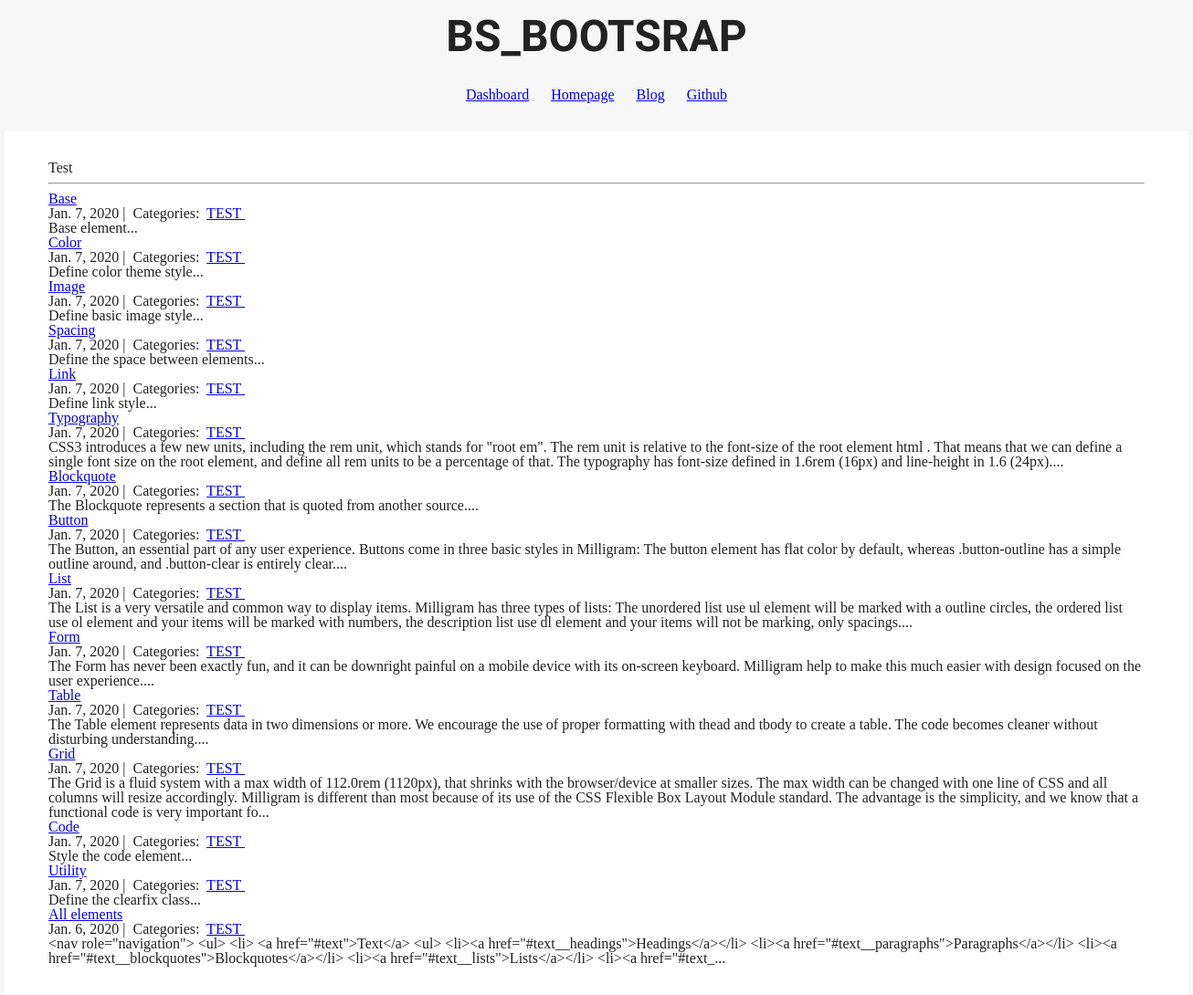
The page /rules/TEST/ on the database its author committed.
### boot_rules/models.py (models this page shows, shortened)
class Category(models.Model):
    name = models.CharField(max_length=20)

class Post(models.Model):
    title = models.CharField(max_length=255)
    body = models.TextField()
    elements = models.TextField(default="")
    scss = models.TextField(default="")
    created_on = models.DateTimeField(auto_now_add=True)
    last_modified = models.DateTimeField(auto_now=True)
    categories = models.ManyToManyField('Category', related_name='posts')

### boot_rules/views.py (the view)
# urls.py: path("<category>/", views.boot_rules_category, name="boot_rules_category"),
def boot_rules_category(request, category):
    posts = Post.objects.filter(
        categories__name__contains=category
    ).order_by(
        '-created_on'
    )
    context = {
        "category": category,
        "posts": posts
    }
    return render(request, "boot_rules_category.html", context)

### boot_rules/templates/boot_rules_category.html
{% extends "head.html" %}
{% block page_content %}
<div class="col-md-8 offset-md-2">
    <h1>{{ category | title }}</h1>
    <hr>
    {% for post in posts %}
        <h2><a href="{% url 'boot_rules_detail' post.pk%}">{{ post.title }}</a></h2>
        <small>
            {{ post.created_on.date }} |&nbsp;
            Categories:&nbsp;
            {% for category in post.categories.all %}
            <a href="{% url 'boot_rules_category' category.name %}">
                {{ category.name }}
            </a>&nbsp;
            {% endfor %}
        </small>
        <p>{{ post.body | slice:":400" }}...</p>
    {% endfor %}
</div>
{% endblock %}

### rows shown on the page
Category: name "Test", name "TEST"
Post: title "Base", created_on "Jan. 7, 2020", body "Base element"
Post: title "Color", created_on "Jan. 7, 2020", body "Define color theme style"
Post: title "Image", created_on "Jan. 7, 2020", body "Define basic image style"
Post: title "Spacing", created_on "Jan. 7, 2020", body "Define the space between elements"
Post: title "Link", created_on "Jan. 7, 2020", body "Define link style"
Post: title "Typography", created_on "Jan. 7, 2020", body "CSS3 introduces a few new units, including the rem unit, which stands for \"root em\". The rem unit is relative to the font-size of the root element html . That means that we can define a single font size on the root element, and define all rem units to be a percentage of that. The typography has font-size defined in 1.6rem (16px) and line-height in 1.6 (24px)."
Post: title "Blockquote", created_on "Jan. 7, 2020", body "The Blockquote represents a section that is quoted from another source."
Post: title "Button", created_on "Jan. 7, 2020", body "The Button, an essential part of any user experience. Buttons come in three basic styles in Milligram: The button element has flat color by default, whereas .button-outline has a simple outline around, and .button-clear is entirely clear."
Post: title "List", created_on "Jan. 7, 2020", body "The List is a very versatile and common way to display items. Milligram has three types of lists: The unordered list use ul element will be marked with a outline circles, the ordered list use ol element and your items will be marked with numbers, the description list use dl element and your items will not be marking, only spacings."
Post: title "Form", created_on "Jan. 7, 2020", body "The Form has never been exactly fun, and it can be downright painful on a mobile device with its on-screen keyboard. Milligram help to make this much easier with design focused on the user experience."
Post: title "Table", created_on "Jan. 7, 2020", body "The Table element represents data in two dimensions or more. We encourage the use of proper formatting with thead and tbody to create a table. The code becomes cleaner without disturbing understanding."
Post: title "Grid", created_on "Jan. 7, 2020", body "The Grid is a fluid system with a max width of 112.0rem (1120px), that shrinks with the browser/device at smaller sizes. The max width can be changed with one line of CSS and all columns will resize accordingly. Milligram is different than most because of its use of the CSS Flexible Box Layout Module standard. The advantage is the simplicity, and we know that a functional code is very important fo"
Post: title "Code", created_on "Jan. 7, 2020", body "Style the code element"
Post: title "Utility", created_on "Jan. 7, 2020", body "Define the clearfix class"
Post: title "All elements", created_on "Jan. 6, 2020", body "<nav role=\"navigation\"> <ul> <li> <a href=\"#text\">Text</a> <ul> <li><a href=\"#text__headings\">Headings</a></li> <li><a href=\"#text__paragraphs\">Paragraphs</a></li> <li><a href=\"#text__blockquotes\">Blockquotes</a></li> <li><a href=\"#text__lists\">Lists</a></li> <li><a href=\"#text_"
